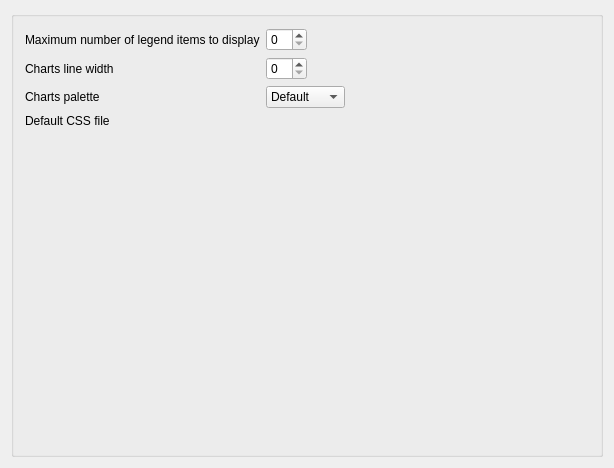
<?xml version="1.0" encoding="UTF-8"?>
<ui version="4.0">
 <class>KSettingsReports</class>
 <widget class="QWidget" name="KSettingsReports">
  <property name="geometry">
   <rect>
    <x>0</x>
    <y>0</y>
    <width>614</width>
    <height>468</height>
   </rect>
  </property>
  <property name="windowTitle">
   <string>Report Settings</string>
  </property>
  <layout class="QVBoxLayout">
   <item>
    <widget class="QGroupBox" name="groupBox6">
     <property name="title">
      <string/>
     </property>
     <layout class="QGridLayout" name="gridLayout">
      <item row="0" column="0">
       <widget class="QLabel" name="label_1">
        <property name="text">
         <string>Maximum number of legend items to display</string>
        </property>
       </widget>
      </item>
      <item row="0" column="1">
       <layout class="QHBoxLayout" name="horizontalLayout_6">
        <item>
         <widget class="QSpinBox" name="kcfg_MaximumLegendItems">
          <property name="toolTip">
           <string>maximum number of items in diagram legends</string>
          </property>
         </widget>
        </item>
        <item>
         <spacer name="horizontalSpacer">
          <property name="orientation">
           <enum>Qt::Horizontal</enum>
          </property>
          <property name="sizeHint" stdset="0">
           <size>
            <width>40</width>
            <height>20</height>
           </size>
          </property>
         </spacer>
        </item>
       </layout>
      </item>
      <item row="1" column="0">
       <widget class="QLabel" name="label_3">
        <property name="text">
         <string>Charts line width</string>
        </property>
       </widget>
      </item>
      <item row="1" column="1">
       <layout class="QHBoxLayout" name="horizontalLayout_7">
        <item>
         <widget class="QSpinBox" name="kcfg_LineWidth">
          <property name="toolTip">
           <string>Line width for diagrams, in pixels</string>
          </property>
         </widget>
        </item>
        <item>
         <spacer name="horizontalSpacer_2">
          <property name="orientation">
           <enum>Qt::Horizontal</enum>
          </property>
          <property name="sizeHint" stdset="0">
           <size>
            <width>40</width>
            <height>20</height>
           </size>
          </property>
         </spacer>
        </item>
       </layout>
      </item>
      <item row="2" column="0">
       <widget class="QLabel" name="label">
        <property name="text">
         <string>Charts palette</string>
        </property>
       </widget>
      </item>
      <item row="2" column="1">
       <layout class="QHBoxLayout" name="horizontalLayout">
        <item>
         <widget class="KComboBox" name="kcfg_ChartsPalette">
          <property name="currentIndex">
           <number>0</number>
          </property>
          <item>
           <property name="text">
            <string comment="@item KDChart color palette">Default</string>
           </property>
          </item>
          <item>
           <property name="text">
            <string comment="@item KDChart color palette">Rainbow</string>
           </property>
          </item>
          <item>
           <property name="text">
            <string comment="@item KDChart color palette">Subdued</string>
           </property>
          </item>
         </widget>
        </item>
        <item>
         <spacer name="horizontalSpacer_3">
          <property name="orientation">
           <enum>Qt::Horizontal</enum>
          </property>
          <property name="sizeHint" stdset="0">
           <size>
            <width>40</width>
            <height>20</height>
           </size>
          </property>
         </spacer>
        </item>
       </layout>
      </item>
      <item row="3" column="0">
       <widget class="QLabel" name="label_4">
        <property name="text">
         <string>Default CSS file</string>
        </property>
       </widget>
      </item>
      <item row="3" column="1">
       <widget class="KUrlRequester" name="kcfg_CssFileDefault">
        <property name="toolTip">
         <string>default style sheet</string>
        </property>
        <property name="filter">
         <string>*.css|CSS files
*|All files (*)</string>
        </property>
        <property name="kcfg_property" stdset="0">
         <cstring>text</cstring>
        </property>
       </widget>
      </item>
      <item row="4" column="1">
       <spacer name="verticalSpacer">
        <property name="orientation">
         <enum>Qt::Vertical</enum>
        </property>
        <property name="sizeHint" stdset="0">
         <size>
          <width>20</width>
          <height>40</height>
         </size>
        </property>
       </spacer>
      </item>
     </layout>
    </widget>
   </item>
  </layout>
 </widget>
 <layoutdefault spacing="6" margin="11"/>
 <customwidgets>
  <customwidget>
   <class>QSpinBox</class>
   <extends>QSpinBox</extends>
   <header>knuminput.h</header>
  </customwidget>
  <customwidget>
   <class>KUrlRequester</class>
   <extends>QFrame</extends>
   <header>kurlrequester.h</header>
  </customwidget>
  <customwidget>
   <class>KComboBox</class>
   <extends>QComboBox</extends>
   <header>kcombobox.h</header>
  </customwidget>
 </customwidgets>
 <tabstops>
  <tabstop>kcfg_MaximumLegendItems</tabstop>
  <tabstop>kcfg_LineWidth</tabstop>
 </tabstops>
 <resources/>
 <connections/>
</ui>
